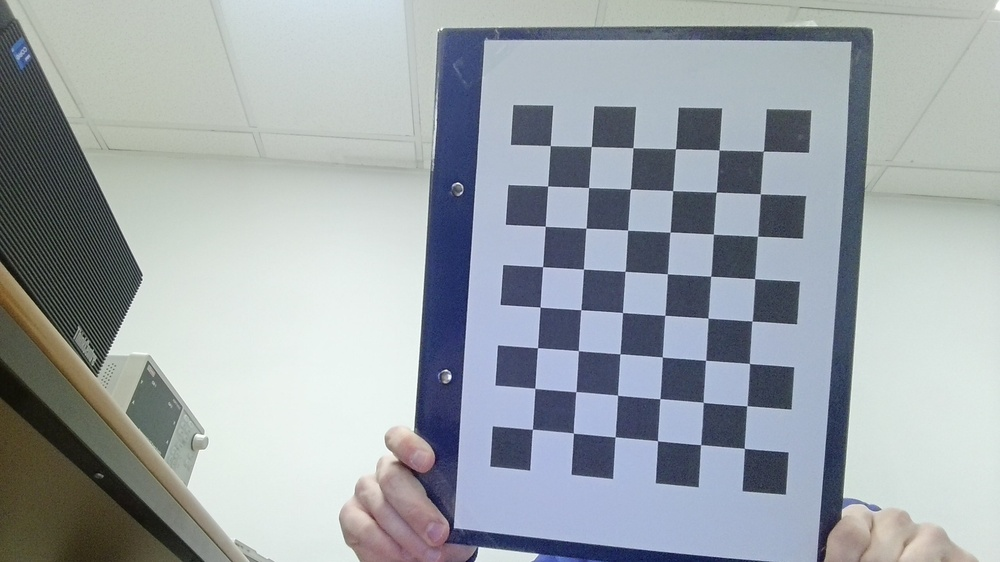
#> input picture fotos_damero/WIN_20261120_17_09_40_Pro.jpg, 1000 x 562 px, shrunk from 2560 x 1440 before the run; its folder holds 4 pictures in this run
$ python calibration.py
#> lines starting #> are read from the running program, lines starting #| are printed output that depends on the picture; long printed decimals are rounded
import cv2
from typing import List
import numpy as np
import imageio.v3 as imageio
import copy
import os
import glob


def load_images(filenames: List) -> List:
    return [imageio.imread(filename) for filename in filenames]
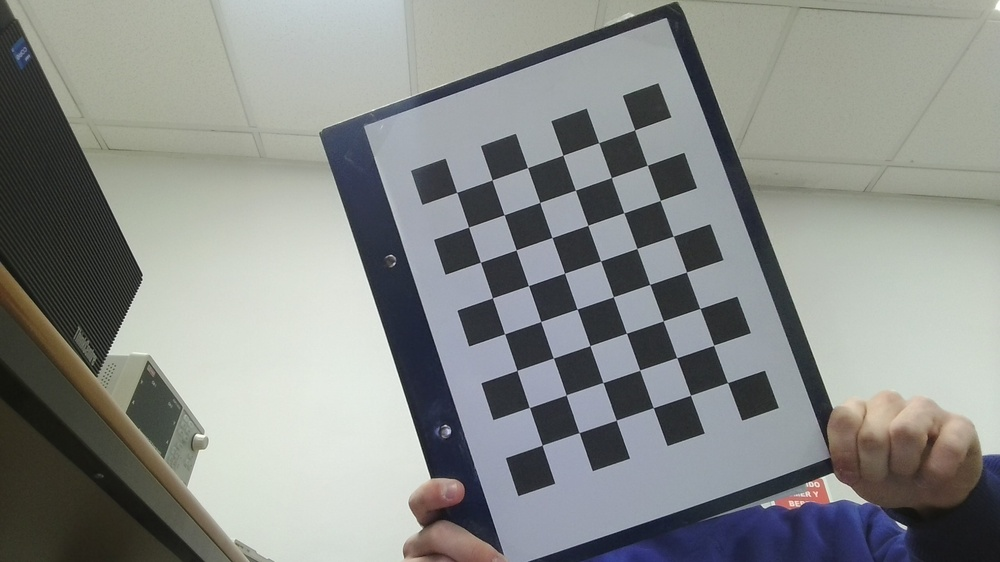
#> input picture fotos_damero/WIN_20261120_17_09_43_Pro.jpg, 1000 x 562 px, shrunk from 2560 x 1440 before the run
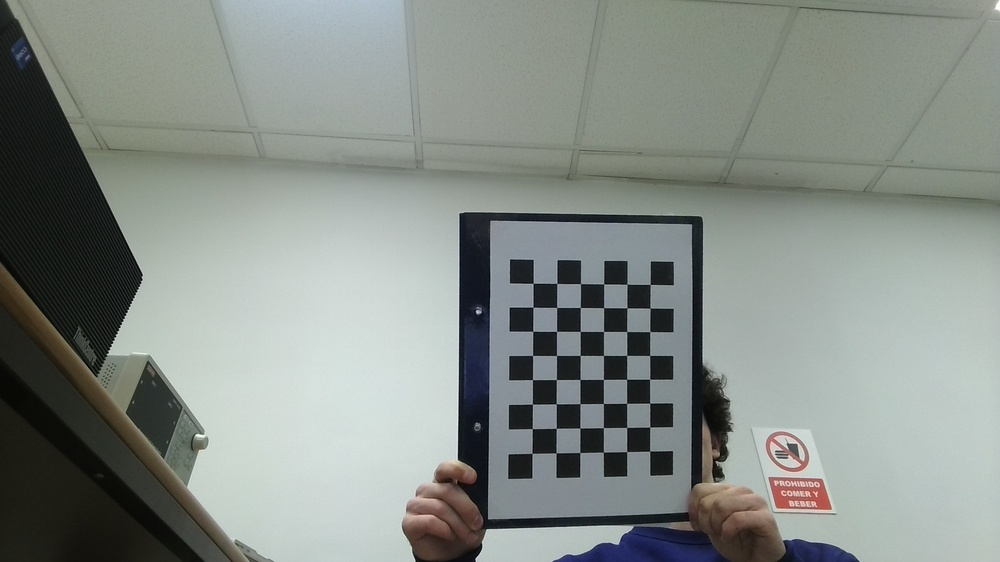
#> input picture fotos_damero/WIN_20261120_17_09_53_Pro.jpg, 1000 x 562 px, shrunk from 2560 x 1440 before the run
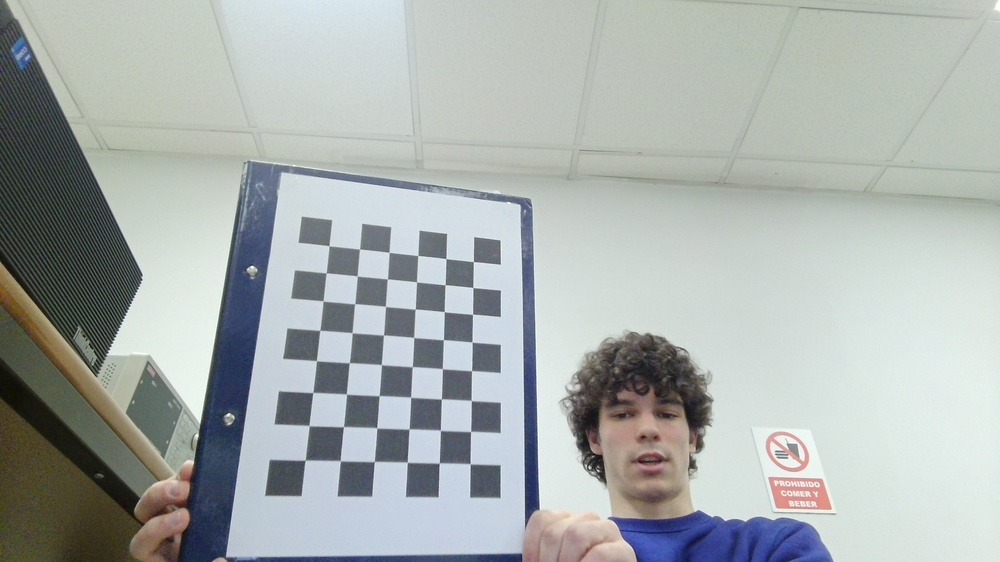
#> input picture fotos_damero/WIN_20261120_17_10_00_Pro.jpg, 1000 x 562 px, shrunk from 2560 x 1440 before the run


def get_chessboard_points(chessboard_shape, dx, dy):
    rows, cols = chessboard_shape
    points = []
    for i in range(cols):
        for j in range(rows):
            points.append([j * dx, i * dy, 0.0])
    return np.array(points, dtype=np.float32)


imgs_path = [filename for filename in glob.glob(os.path.join("fotos_damero", "*.jpg"))]
imgs = load_images(imgs_path)
#> imgs = 4 items

corners = [cv2.findChessboardCorners(img, (8, 6)) for img in imgs]
#> corners = 4 items

corners_copy = copy.deepcopy(corners)
#> corners_copy = 4 items
criteria = (cv2.TERM_CRITERIA_EPS + cv2.TERM_CRITERIA_MAX_ITER, 30, 0.01)

imgs_gray = [cv2.cvtColor(img, cv2.COLOR_BGR2GRAY) for img in imgs]
#> imgs_gray = 4 items

corners_refined = [cv2.cornerSubPix(img_grey, corner[1], (5, 5), (-1, -1), criteria) if corner[0] else [] for img_grey, corner in zip(imgs_gray, corners_copy)]
#> corners_refined = 4 items

# Filter data and get only those with adequate detections
valid_corners = [corner_refined for corner_refined, corner in zip(corners_refined, corners) if corner[0]]
#> valid_corners = 4 items
# Convert list to numpy array with np.float32 elements
valid_corners = np.asarray(valid_corners, dtype=np.float32)

chessboard_points = [get_chessboard_points((8, 6), 30.0, 30.0) for _ in range(len(valid_corners))]
#> chessboard_points = 4 items

chessboard_points = np.array(chessboard_points, dtype=np.float32)

rms, intrinsics, dist_coeffs, rvecs, tvecs = cv2.calibrateCamera(chessboard_points, valid_corners, (imgs[0].shape[1], imgs[0].shape[0]), None, None)
#> rms = 0.164; intrinsics = [[618.2, 0, 494.3], [0, 618.9, 281.6], [0, 0, 1]]; dist_coeffs = [[0.114, -0.372, -0.00427, -0.00346, 0.501]]; rvecs = ([-0.108, 0.0824, -1.51], [-0.0511, 0.0917, 1.24], [-0.106, -0.0635, 1.58], [-0.0894, -0.509, -1.49]); tvecs = ([28.25, 108.8, 457.5], [111.8, -120.4, 497], [197.8, 3.65, 788], [-167, 158.1, 553])

# Obtain extrinsics
extrinsics = list(map(lambda rvec, tvec: np.hstack((cv2.Rodrigues(rvec)[0], tvec)), rvecs, tvecs))
#> extrinsics = 4 items

# Print outputs
print("Intrinsics:\n", intrinsics)
#| Intrinsics:
#|  [[618.228   0.         494.281]
#|  [  0.         618.874 281.593]
#|  [  0.           0.           1.        ]]
print("Distortion coefficients:\n", dist_coeffs)
#| Distortion coefficients:
#|  [[ 0.1136 -0.3717 -0.004272 -0.003459  0.5006]]
print("Root mean squared reprojection error:\n", rms)
#| Root mean squared reprojection error:
#|  0.1641

# Save the parameters so the real-time system can correct the distortion
os.makedirs("data/calibration", exist_ok=True)
np.savez("data/calibration/calibration.npz", intrinsics=intrinsics, dist_coeffs=dist_coeffs, rms=rms,
         image_size=(imgs[0].shape[1], imgs[0].shape[0]))
